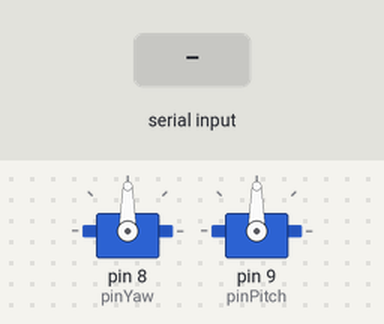
The sketch below on a simulated Arduino Uno, built with avr-gcc and run on an emulated ATmega328P. On the bench: 2 × servo. The test bench sets the inputs (shaded band).

Above: at 1.2 s.
1.3 s: ",\n" received over Serial
At 2.5 s:
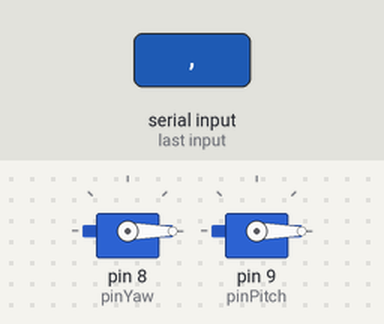
2.8 s: "90,45\n" received over Serial
At 3.3 s:
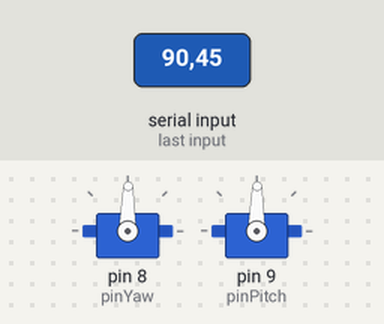
4.3 s: "30,150\n" received over Serial
At 5.5 s:
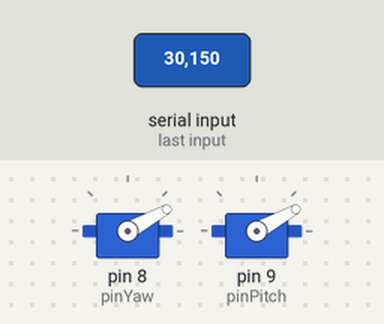
5.8 s: "5\n" received over Serial
At 6.3 s:
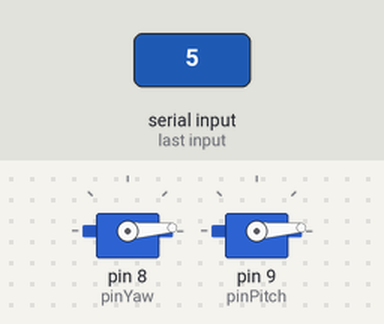
7.3 s: "30,150\n" received over Serial
At 7.6 s:
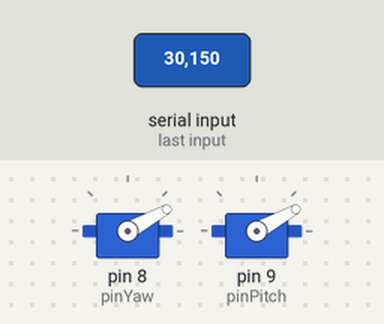
8.8 s: "90\n" received over Serial
At 10.0 s:
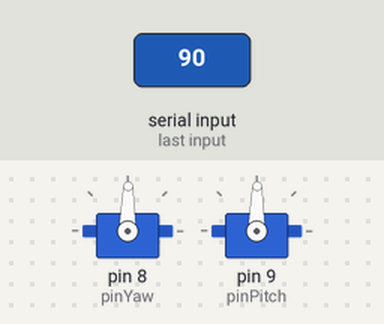
Timing chart, 0 to 11.3 s (numbered marks = the images above; inputs shaded):
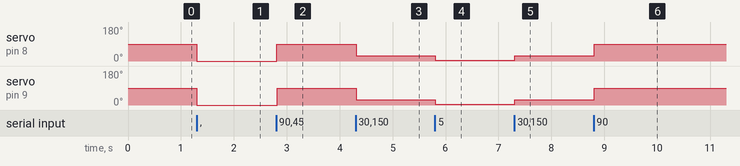

The sketch:

arduino_servo_camera.ino
```cpp
//servo camera
//by aaron montoya-moraga
//project for sam lavigne's automating video class
//november 2018

//script for controlling servo motors with arduino
//via python script with pyserial module

//include servo library
#include <Servo.h>

//declare servos
Servo servoYaw;
Servo servoPitch;

//pins for servos
int pinYaw = 8;
int pinPitch = 9;

//current position of the servo
int currentYaw = 0;
int currentPitch = 0;

// step of servo
int deltaYaw = 1;
int deltaPitch = 1;

//step of time
int deltaTime = 5;

//store of input
String inputYaw = "";
String inputPitch = "";

//flag for input being ready
boolean readyYaw = false;
boolean readyPitch = false;

void setup() {

  //begin serial communication
  Serial.begin(9600);

  //attach a pin to the yaw servo
  servoYaw.attach(pinYaw);
  //attach a pin to the pitch servo
  servoPitch.attach(pinPitch);

  //reserve 200 bytes for the inputs
  inputYaw.reserve(200);
  inputPitch.reserve(200);
}

void loop() {

  //if both inputs
  if (readyYaw && readyPitch) {

    //move yaw
    moveYaw(inputYaw.toInt());
    delay(1);

    //move pitch
    movePitch(inputPitch.toInt());
    delay(1);

    //clear input
    inputYaw = "";
    inputPitch = "";
    readyYaw = false;
    readyPitch = false;
  }
}

//function for moving servo to desired yaw
void moveYaw(int desiredYaw) {

  //check range 0-180
  if (desiredYaw >= 0 && desiredYaw <= 180) {

    //move in one direction
    while (desiredYaw - currentYaw > deltaYaw) {
      currentYaw = currentYaw + deltaYaw;
      servoYaw.write(currentYaw);
    }

    //or move in the other direction
    while (desiredYaw - currentYaw < deltaYaw) {
      currentYaw = currentYaw - deltaYaw;
      servoYaw.write(currentYaw);
    }
  }
}

//function for moving servo to desired pitch
void movePitch(int desiredPitch) {

  //check range 0-180
  if (desiredPitch >= 0 && desiredPitch <= 180) {

    //move in one direction
    while (desiredPitch - currentPitch > deltaPitch) {
      currentPitch = currentPitch + deltaPitch;
      servoPitch.write(currentPitch);
    }

    //or move in the other direction
    while (desiredPitch - currentPitch < deltaPitch) {
      currentPitch = currentPitch - deltaPitch;
      servoPitch.write(currentPitch);
    }
  }
}

//function triggered everytime there is a serial event
void serialEvent() {
  while (Serial.available()) {
    //get the new char
    char inChar = (char)Serial.read();

    //check if char is new line
    if (inChar == '\n') {
      readyYaw = true;
      readyPitch = true;
    }

    //if char is comma and yaw is not ready
    if (inChar == ',' && !readyYaw) {
      readyYaw = true;
      readyPitch = false;
    }

    //append newChar to the corresponding input
    if (!readyYaw) {
      inputYaw = inputYaw + inChar;
    }
    if (!readyPitch) {
      inputPitch = inputPitch + inChar;
    }
  }
}
```

Measured:
- after the input at 1.3 s, servo on pin 8 (pinYaw), servo on pin 9 (pinPitch): 90° → 0° at once
- after the input at 2.8 s, servo on pin 8 (pinYaw), servo on pin 9 (pinPitch): 0° → 89° at once
- after the input at 4.3 s, servo on pin 8 (pinYaw), servo on pin 9 (pinPitch): 89° → 29° at once
- after the input at 5.8 s, servo on pin 8 (pinYaw), servo on pin 9 (pinPitch): 29° → 4° at once
- after the input at 7.3 s, servo on pin 8 (pinYaw), servo on pin 9 (pinPitch): 4° → 29° at once
- after the input at 8.8 s, servo on pin 8 (pinYaw), servo on pin 9 (pinPitch): 29° → 89° at once
